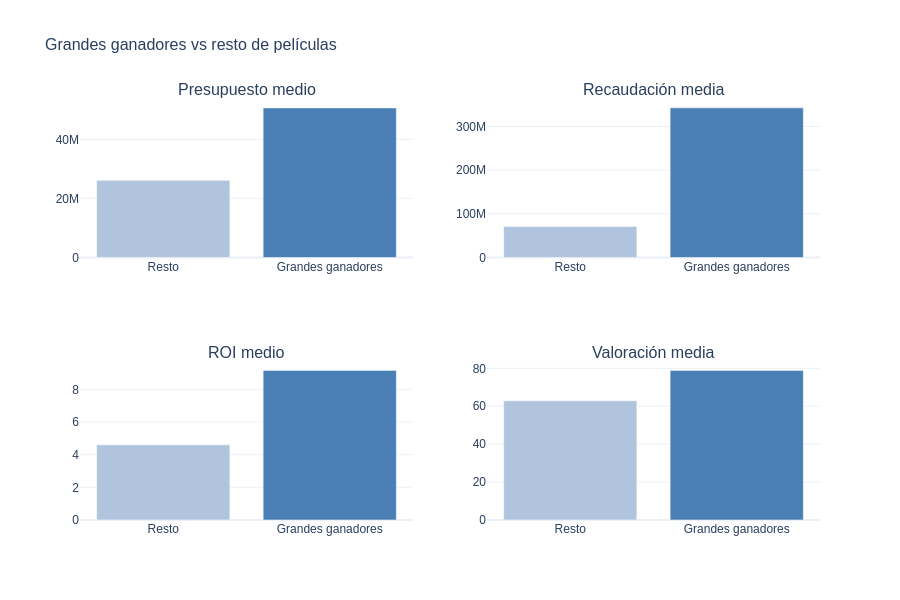

Source (notebook cell):
### Code cell
import plotly.graph_objects as go
from plotly.subplots import make_subplots

metricas = ['budget', 'revenue', 'ROI', 'averageRating']
titulos = ['Presupuesto medio', 'Recaudación media', 'ROI medio', 'Valoración media']

fig = make_subplots(rows=2, cols=2, subplot_titles=titulos)

posiciones = [(1,1), (1,2), (2,1), (2,2)]

for (row, col), metrica in zip(posiciones, metricas):
    
    fig.add_trace(go.Bar(
        x=['Resto', 'Grandes ganadores'],
        y=[rest[metrica].mean(), big_ones[metrica].mean()],
        marker_color=['#B0C4DE', '#4A7FB5'],
        showlegend=False
    ), row=row, col=col)

fig.update_layout(
    title=dict(text='Grandes ganadores vs resto de películas', font=dict(size=16)),
    height=600,
    width=900,
    template='plotly_white',
    font=dict(family='Arial')
)

fig.show()

### Figure 1 — Plotly figure (JSON) as saved in the notebook; plotly's stock layout.template omitted (floating-point values rounded to 4 significant figures)
{"data": [{"marker": {"color": ["#B0C4DE", "#4A7FB5"]}, "showlegend": false, "type": "bar", "x": ["Resto", "Grandes ganadores"], "xaxis": "x", "y": [26150000.0, 50650000.0], "yaxis": "y"}, {"marker": {"color": ["#B0C4DE", "#4A7FB5"]}, "showlegend": false, "type": "bar", "x": ["Resto", "Grandes ganadores"], "xaxis": "x2", "y": [71230000.0, 342600000.0], "yaxis": "y2"}, {"marker": {"color": ["#B0C4DE", "#4A7FB5"]}, "showlegend": false, "type": "bar", "x": ["Resto", "Grandes ganadores"], "xaxis": "x3", "y": [4.601, 9.159], "yaxis": "y3"}, {"marker": {"color": ["#B0C4DE", "#4A7FB5"]}, "showlegend": false, "type": "bar", "x": ["Resto", "Grandes ganadores"], "xaxis": "x4", "y": [62.88, 78.93], "yaxis": "y4"}], "layout": {"annotations": [{"font": {"size": 16}, "showarrow": false, "text": "Presupuesto medio", "x": 0.225, "xanchor": "center", "xref": "paper", "y": 1, "yanchor": "bottom", "yref": "paper"}, {"font": {"size": 16}, "showarrow": false, "text": "Recaudación media", "x": 0.775, "xanchor": "center", "xref": "paper", "y": 1, "yanchor": "bottom", "yref": "paper"}, {"font": {"size": 16}, "showarrow": false, "text": "ROI medio", "x": 0.225, "xanchor": "center", "xref": "paper", "y": 0.375, "yanchor": "bottom", "yref": "paper"}, {"font": {"size": 16}, "showarrow": false, "text": "Valoración media", "x": 0.775, "xanchor": "center", "xref": "paper", "y": 0.375, "yanchor": "bottom", "yref": "paper"}], "font": {"family": "Arial"}, "height": 600, "title": {"font": {"size": 16}, "text": "Grandes ganadores vs resto de películas"}, "width": 900, "xaxis": {"anchor": "y", "domain": [0, 0.45]}, "xaxis2": {"anchor": "y2", "domain": [0.55, 1]}, "xaxis3": {"anchor": "y3", "domain": [0, 0.45]}, "xaxis4": {"anchor": "y4", "domain": [0.55, 1]}, "yaxis": {"anchor": "x", "domain": [0.625, 1]}, "yaxis2": {"anchor": "x2", "domain": [0.625, 1]}, "yaxis3": {"anchor": "x3", "domain": [0, 0.375]}, "yaxis4": {"anchor": "x4", "domain": [0, 0.375]}}}
